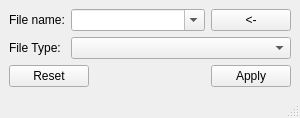
<?xml version="1.0" encoding="UTF-8"?>
<ui version="4.0">
 <class>ProjEdit</class>
 <widget class="QMainWindow" name="ProjEdit">
  <property name="geometry">
   <rect>
    <x>0</x>
    <y>0</y>
    <width>300</width>
    <height>110</height>
   </rect>
  </property>
  <property name="windowTitle">
   <string>MainWindow</string>
  </property>
  <widget class="QWidget" name="centralwidget">
   <layout class="QVBoxLayout" name="verticalLayout">
    <item>
     <layout class="QFormLayout" name="formLayout">
      <item row="0" column="0">
       <widget class="QLabel" name="label">
        <property name="text">
         <string>File name:</string>
        </property>
       </widget>
      </item>
      <item row="0" column="1">
       <layout class="QHBoxLayout" name="horizontalLayout">
        <item>
         <widget class="QComboBox" name="fileName">
          <property name="sizePolicy">
           <sizepolicy hsizetype="Expanding" vsizetype="Fixed">
            <horstretch>0</horstretch>
            <verstretch>0</verstretch>
           </sizepolicy>
          </property>
          <property name="editable">
           <bool>true</bool>
          </property>
          <property name="maxCount">
           <number>10</number>
          </property>
          <property name="insertPolicy">
           <enum>QComboBox::InsertAtTop</enum>
          </property>
         </widget>
        </item>
        <item>
         <widget class="QPushButton" name="fileBtn">
          <property name="text">
           <string>&lt;-</string>
          </property>
         </widget>
        </item>
       </layout>
      </item>
      <item row="1" column="1">
       <widget class="QComboBox" name="fileType"/>
      </item>
      <item row="1" column="0">
       <widget class="QLabel" name="label_2">
        <property name="text">
         <string>File Type:</string>
        </property>
       </widget>
      </item>
     </layout>
    </item>
    <item>
     <widget class="QDialogButtonBox" name="btnbox">
      <property name="standardButtons">
       <set>QDialogButtonBox::Apply|QDialogButtonBox::Reset</set>
      </property>
     </widget>
    </item>
   </layout>
  </widget>
  <widget class="QStatusBar" name="statusbar"/>
 </widget>
 <resources/>
 <connections/>
</ui>
